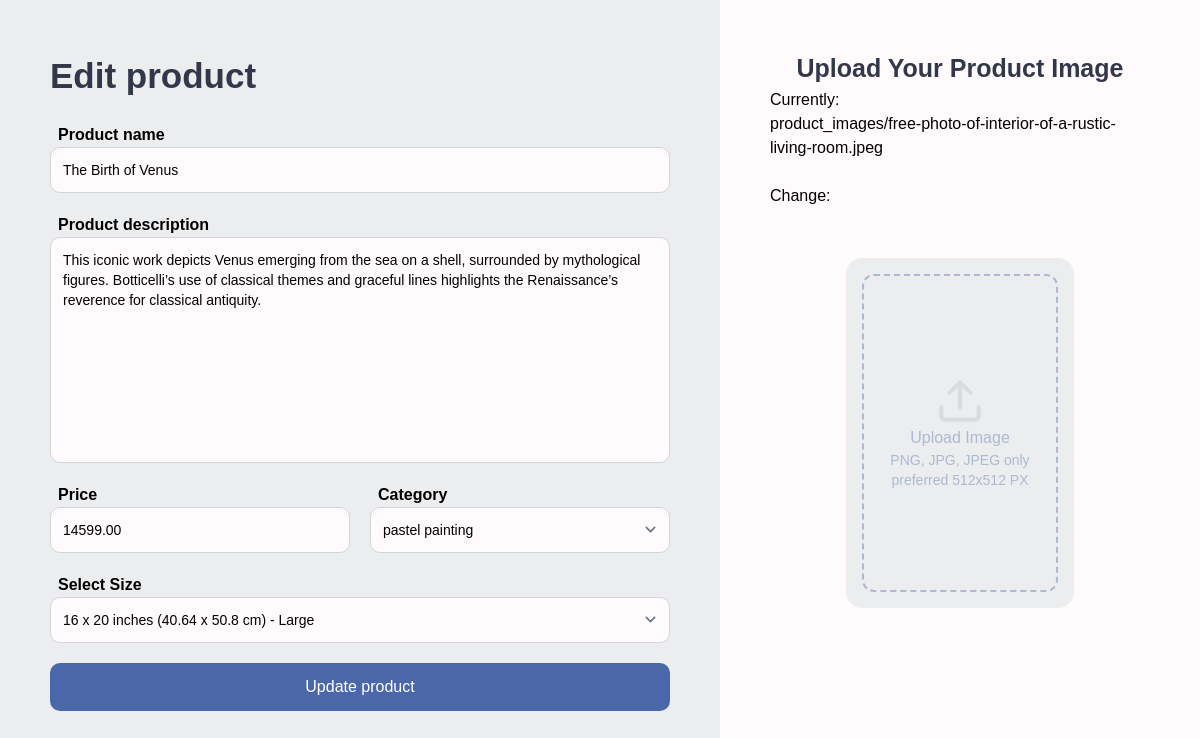
Page /seller/home/editProducts/4nhMZhk7J8 (signed in) on the committed database.
### Seller/models.py (models this page shows, shortened)
class Product(models.Model):
    CATEGORY_CHOICES = [
        ('null', 'Select Category'),
        ('oil', 'Oil painting'),
        ('acrylic', 'Acrylic painting'),
        ('water', 'water painting'),
        ('pastel', 'pastel painting'),
        ('spray', 'spray painting'),
        ('other', 'other painting')
    ]
    SIZE_CHOICES = [
        ('null', 'Select Size'),
        ('4x8', '4 x 8 inches (10.16 x 20.32 cm) - Small'),
        ('8x10', '8 x 10 inches (20.32 x 25.4 cm) - Medium'),
        ('16x20', '16 x 20 inches (40.64 x 50.8 cm) - Large'),
        ('24x30', '24 x 30 inches (60.96 x 76.2 cm) - Large'),
    ]
    product_id = models.CharField(primary_key=True, max_length=10, unique=True, editable=False)
    seller = models.ForeignKey(Seller, on_delete=models.CASCADE)
    name = models.CharField(max_length=255)
    price = models.DecimalField(max_digits=10, decimal_places=2)
    description = models.TextField()
    image = models.ImageField(upload_to='product_images/')
    category = models.CharField(max_length=10, choices=CATEGORY_CHOICES, default='null')
    size = models.CharField(max_length=6, choices=SIZE_CHOICES, default='null')
    created_at = models.DateTimeField(auto_now_add=True)
    updated_at = models.DateTimeField(auto_now=True)
    rating = models.DecimalField(max_digits=5,decimal_places=1, default=1.0)

### Seller/views.py (the view)
# urls.py: path('home/editProducts/<productID>', views.editProduct, name='editProducts'),
@login_required()
@seller_required
def editProduct(request, productID):
    product = get_object_or_404(Product, pk=productID, seller=request.user.seller)
    if request.method == 'POST':
        form = productForm(request.POST, request.FILES, instance=product)
        if form.is_valid():
            product = form.save(commit=False)
            product.seller = request.user.seller
            product.save()
            return redirect('allProducts')
    else:
        form = productForm(instance=product)
    return render(request, 'productForm.html', {'form': form})

### Seller/forms.py
class productForm(forms.ModelForm):
    class Meta:
        model = Product
        fields = ['name', 'price' , 'category', 'description', 'image', 'size']

### Seller/templates/productForm.html (shortened to what this page needs)
<!DOCTYPE html>
{% load static tailwind_tags %}
{% load widget_tweaks %}
<html lang="en">
<head>
    {% tailwind_css %}
</head>
<body>
<div class="mainContainer font-Montserrat" >
    <form class="min-h-screen flex" method="POST" enctype="multipart/form-data">
    <section class="w-[60%] bg-product">
        <div class="formBox h-full px-[50px] pt-[50px]">
           <h1 class="font-[700] text-[35px] text-text font-Montserrat">
               {% if form.instance.pk %}
               	Edit product
               {% else %}
                   Add product
               {% endif %}
           </h1>
            <div class="flex flex-col py-[20px]">
                <label for="name" class="px-2 font-[600]">Product name</label>
                {% render_field form.name class+="bg-primary border border-gray-300 text-sm rounded-[10px] focus:ring-primary-600 focus:border-primary-600 block w-full p-3 placeholder:text-secondary placeholder:font-Montserrat" id="name" placeholder="Enter product name" %}
            </div>
            <div class="flex flex-col pb-[20px]">
                <label for="description" class="px-2 font-[600]">Product description</label>
                {% render_field form.description class+="bg-primary resize-none border border-gray-300 text-sm rounded-[10px] focus:ring-primary-600 focus:border-primary-600 block w-full p-3 placeholder:text-secondary placeholder:font-Montserrat" id="description" placeholder="Enter product description"%}
            </div>
            <div class="flex w-full gap-[20px] pb-[20px]">
                <div class="flex flex-col w-1/2">
                    <label for="price"  class="px-2 font-[600]">Price</label>
                    {% render_field form.price class+="bg-primary border border-gray-300 text-sm rounded-[10px] focus:ring-primary-600 focus:border-primary-600 block w-full p-3 placeholder:text-secondary placeholder:font-Montserrat" id="price" placeholder="Enter price" %}
                </div>
                <div class="flex flex-col w-1/2">
                    <label for="category"  class="px-2 font-[600]">Category</label>
                    {% render_field form.category class+="bg-primary border border-gray-300 text-sm rounded-[10px] focus:ring-primary-600 focus:border-primary-600 block w-full p-3 placeholder:text-secondary placeholder:font-Montserrat" id="category" %}
                </div>
            </div>
            <div class="flex flex-col">
                <label for="size"  class="px-2 font-[600]">Select Size</label>
                {% render_field form.size class+="bg-primary border border-gray-300 text-sm rounded-[10px] focus:ring-primary-600 focus:border-primary-600 block w-full p-3 placeholder:text-secondary placeholder:font-Montserrat" id="size" %}
            </div>
            <div class="flex flex-col mt-[20px]">
                <button type="submit" class="w-full bg-accent text-white focus:ring-4 focus:outline-none font-medium rounded-[10px] text-md px-5 py-3 text-center ">{% if form.instance.pk %}
               	Update product
               {% else %}
                   Add product
               {% endif %} </button>
            </div>
        </div>
    </section>
    <section class="w-[40%] bg-primary flex flex-col pt-[50px] px-[50px]">
         <h1 class="font-semibold text-center text-[25px] text-text font-Montserrat">Upload Your Product Image</h1>
        {% render_field form.image class+="hidden" onchange+="readURL(this)"  name+="product image" id+="product_image_picker" %}
        <div
          class="bg-product p-4 w-[60%] h-[350px] rounded-2xl mx-auto mt-[50px] cursor-pointer"
          onclick="getProductImage()"
        >
          <div
            class="border-2 border-dashed border-secondary h-full rounded-xl flex flex-col justify-center items-center"
            id="uploadBox"
          >
            <img
              src="{% static 'assets/upload-icon.png' %}"
              alt=""
              class="mix-blend-overlay size-[50px]"
            />
            <p class="text-secondary font-medium">Upload Image</p>
            <p class="text-secondary text-sm">PNG, JPG, JPEG only</p>
            <p class="text-secondary text-sm">preferred 512x512 PX</p>
          </div>
        </div>
    </section>
</form>
</div>
</body>
</html>

### rows in the picture
Product: name "The Birth of Venus", description "This iconic work depicts Venus emerging from the sea on a shell, surrounded by mythological figures. Botticelli’s use of classical themes and graceful lines highlights the Renaissance’s reverence for classical antiquity.", price "14599.00", category "pastel painting", size "16 x 20 inches (40.64 x 50.8 cm) - Large", image "Currently: product_images/free-photo-of-interior-of-a-rustic-living-room.jpeg Change:"
